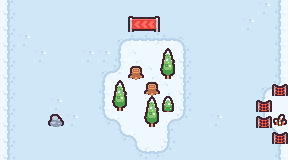

Below is a game level as drawn by its tile map, then a one-line description and the .tmx file that defines it, in full:
An orthogonal 18x10 tile map with 16x16 px tiles, 2 tile layers (background, obstacle).

<map version="1.9" tiledversion="1.9.1" orientation="orthogonal" renderorder="right-down" width="18" height="10" tilewidth="16" tileheight="16" infinite="0" nextlayerid="5" nextobjectid="1">
 <tileset firstgid="1" source="../tilemap/tilemap.tsx" />
 <layer id="1" name="background" width="18" height="10">
  <data encoding="csv">
2,3,3,3,3,3,3,3,3,3,3,3,3,3,3,3,4,5,
2,3,3,3,3,3,3,3,3,3,3,3,3,3,3,4,3,5,
2,4,3,3,3,3,3,77,2684354565,1610612738,2684354565,74,3,3,3,3,3,5,
2,3,4,3,3,4,4,5,6,1,1,2,3,3,3,3,3,5,
2,3,3,3,3,3,77,78,1,6,6,2,3,3,3,3,3,5,
2,3,3,3,3,3,5,1,1,6,6,2,3,3,3,3,77,78,
2,3,3,4,3,3,5,1,1,1,1,2,3,3,3,3,5,1,
2,3,3,4,4,3,65,66,1,1,61,62,3,4,3,3,16,17,
2,3,3,3,3,3,3,65,66,1,2,3,3,3,3,3,3,18,
2,3,3,3,3,3,3,3,65,2684354562,62,3,3,3,3,3,3,5
</data>
 </layer>
 <layer id="4" name="obstacle" width="18" height="10">
  <data encoding="csv">
0,0,0,0,0,0,0,0,0,0,0,0,0,0,0,0,0,0,
0,0,0,0,0,0,0,0,35,36,0,0,0,0,0,0,0,0,
0,0,0,0,0,0,0,0,0,0,0,0,0,0,0,0,0,0,
0,0,0,0,0,0,0,0,0,0,7,0,0,0,0,0,0,0,
0,0,0,0,0,0,0,0,48,0,19,0,0,0,0,0,0,0,
0,0,0,0,0,0,0,7,0,48,0,0,0,0,0,0,0,11,
0,0,0,0,0,0,0,19,0,7,31,0,0,0,0,0,11,0,
0,0,0,82,0,0,0,0,0,19,0,0,0,0,0,0,11,32,
0,0,0,0,0,0,0,0,0,0,0,0,0,0,0,0,0,11,
0,0,0,0,0,0,0,0,0,0,0,0,0,0,0,0,0,0
</data>
 </layer>
</map>